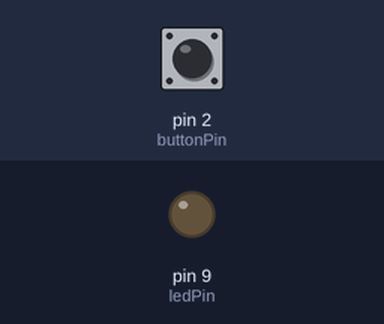
A sketch run on a simulated Arduino Uno, built with avr-gcc and run on an emulated ATmega328P. On the bench: output pins drawn as LEDs (lit = HIGH). The inputs (shaded band) are chosen by the test bench; at power-on: pin 2 (buttonPin) LOW.

Above: at 1.2 s.
1.3 s: pin 2 (buttonPin) pulled HIGH for 0.15 s
At 1.37 s:
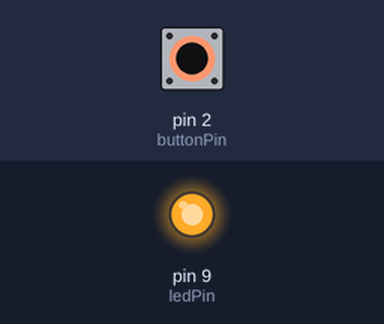
2.9 s: pin 2 (buttonPin) pulled HIGH for 3.2 s
At 6.7 s:
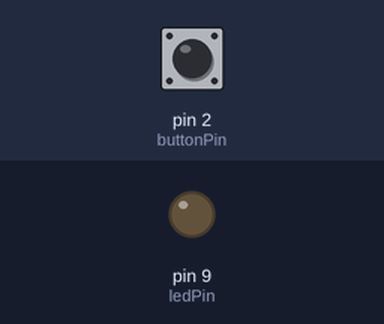
Timing chart, 0 to 8.2 s (numbered marks = the images above; inputs shaded):
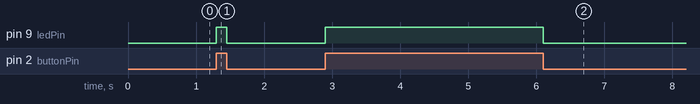

The sketch:

B_Button_Control_LED.ino
```cpp
/*Button is a digital input: HIGH(pressed) or LOW(not pressed). Arduino reads the button state using digitalRead() and controls the LED with digitalWrite() accordingly.
CIRCUIT - LED anode(+) to pin 9 through 220 ohm resistor, LED cathode to GND. Connect one button pin to pin 2, other button pin to 5V.
Add 10 kilo ohm resistor between pin 2 and GND (pull-down resistor ensures the pin reads LOW when button is not pressed)
Same can be done with multiple buttons too.*/

int ledPin = 9, buttonPin = 2, buttonState = 0;
void setup()
{
  pinMode(ledPin, OUTPUT);
  pinMode(buttonPin, INPUT);
}

void loop()
{
  buttonState = digitalRead(buttonPin);
  if(buttonState == HIGH) //Button pressed
    digitalWrite(ledPin, HIGH);
  else
    digitalWrite(ledPin, LOW); //Button not pressed
}
```

Measured:
- after the input at 1.3 s, pin 9 (ledPin): LOW → HIGH at once, → LOW 0.15 s later
- after the input at 2.9 s, pin 9 (ledPin): LOW → HIGH at once, → LOW 3.2 s later
